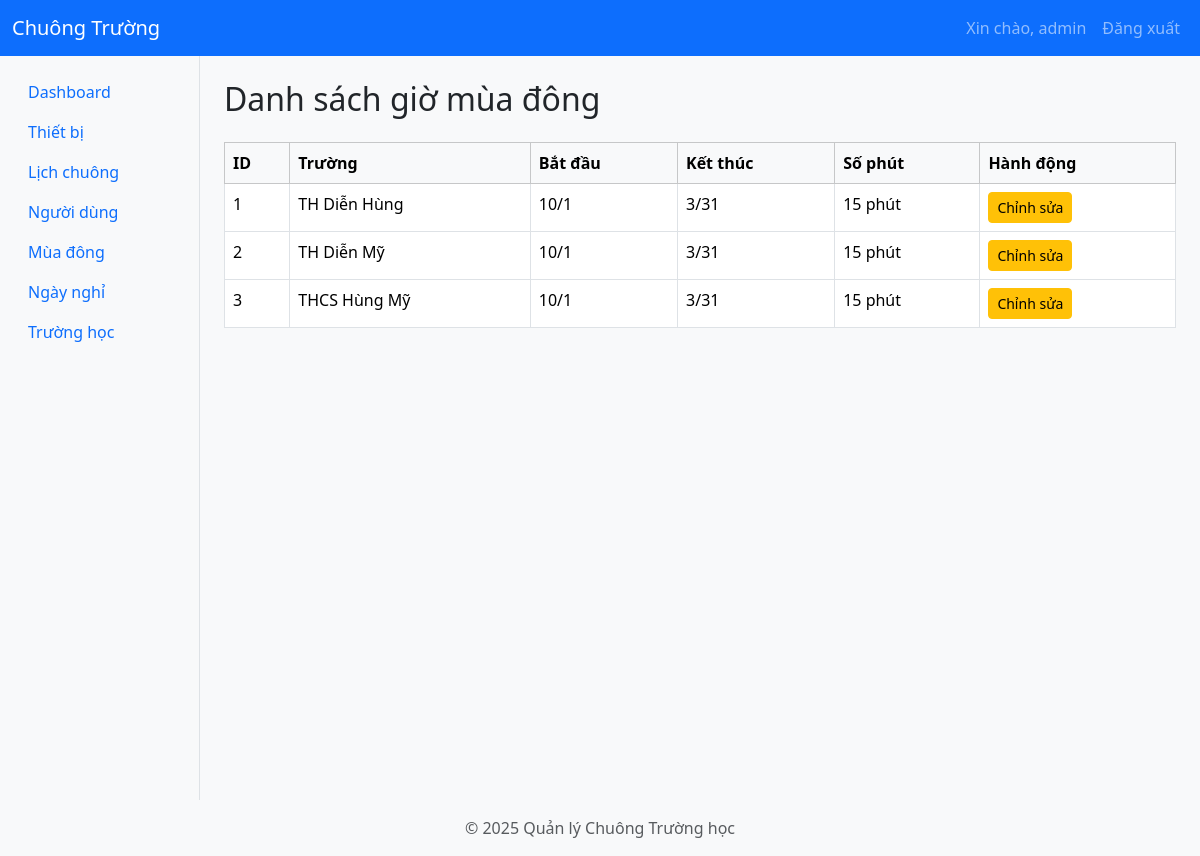
The page /seasons (signed in) on the database as committed earlier.
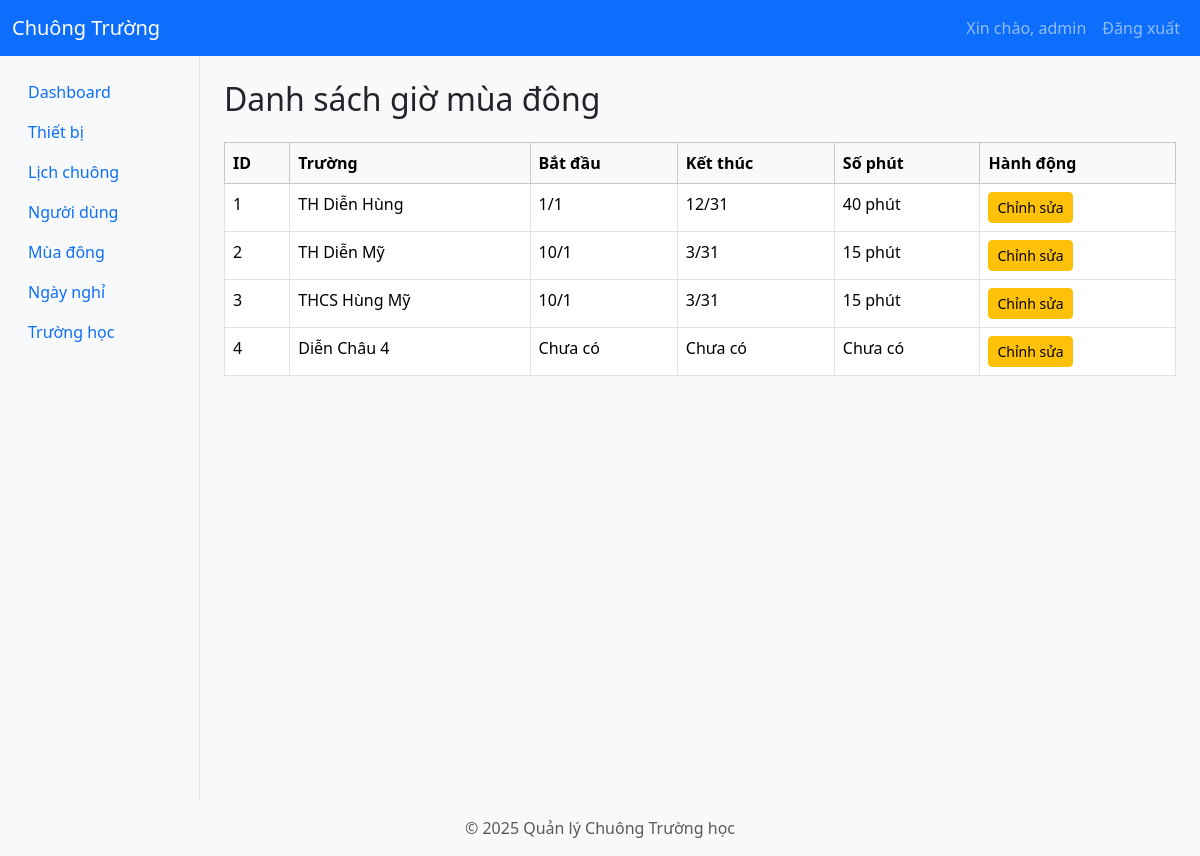
The same page on the database as committed later.
### app/models/school.py (models this page shows)
class School(db.Model):
    __tablename__ = "schools"
    id = db.Column(db.Integer, primary_key=True)
    name = db.Column(db.String(100), nullable=False)
    address = db.Column(db.String(200))
    phone = db.Column(db.String(20))
    users = db.relationship("User", back_populates="school", lazy="dynamic")
    devices = db.relationship("Device", back_populates="school", lazy=True)
    disabled_periods = db.relationship(
        "DisabledPeriod",
        back_populates="school",
        lazy=True
    )
    schedules = db.relationship("Schedule", back_populates="school", lazy=True)
    winter_shift = db.relationship(
        "app.models.winter_shift_config.WinterShiftConfig",
        backref="school_winter_shift",
        uselist=False,
        overlaps="winter_shift_config,school"
    )
    winter_shift_config = db.relationship(
        "app.models.winter_shift_config.WinterShiftConfig",
        backref="school_winter_shift_config",
        uselist=False,
        overlaps="school_winter_shift"
    )

### app/models/winter_shift_config.py (models this page shows)
class WinterShiftConfig(db.Model):
    __tablename__ = 'winter_shift_config'
    __table_args__ = {'extend_existing': True}  # Allow redefining the table if it already exists
    id = db.Column(db.Integer, primary_key=True)
    school_id = db.Column(db.Integer, db.ForeignKey('schools.id'), nullable=False, unique=True)
    start_month = db.Column(db.Integer, nullable=False, default=10)  # Default to October
    end_month = db.Column(db.Integer, nullable=False, default=3)    # Default to March
    morning_shift_minutes = db.Column(db.Integer, nullable=False, default=0)
    afternoon_shift_minutes = db.Column(db.Integer, nullable=False, default=0)
    school = db.relationship(
        'School',
        backref=db.backref('winter_shift_from_config', uselist=False),
        overlaps="winter_shift,winter_shift_config,school_winter_shift,school_winter_shift_config"
    )

### app/routes/season.py (the view)
@season_bp.route("/seasons", methods=["GET"])
@login_required
@admin_required
def list_seasons():
    schools = School.query.all()  # Removed joinedload(School.seasons) as season_config no longer exists
    print("Schools:", schools)
    return render_template('seasons.html', schools=schools)

### app/__init__.py (called while the page is built)
def create_app():
    app = Flask(__name__)
    app.config.from_object('app.config.Config')
    db.init_app(app)
    jwt.init_app(app)
    migrate.init_app(app, db)  # Bind Flask-Migrate to the app and db
    login_manager.init_app(app)  # Initialize Flask-Login
    login_manager.login_view = 'auth.login'  # Set the login view
    @app.context_processor
    def inject_user():
        from flask_login import current_user
        return dict(current_user=current_user)
    from app.utils.jwt_patch import apply_jwt_patch
    apply_jwt_patch()
    from app.routes import register_routes
    register_routes(app)
    def get_day_name(index):
        days = ['Thứ 2', 'Thứ 3', 'Thứ 4', 'Thứ 5', 'Thứ 6', 'Thứ 7', 'Chủ Nhật']
        return days[index]
    app.jinja_env.filters['get_day_name'] = get_day_name
    return app

### app/templates/seasons.html (shortened to what this page needs)
{% extends 'layout.html' %}
{% block content %}
<h2 class="mb-4">Danh sách giờ mùa đông</h2>
<table class="table table-bordered table-hover">
    <thead class="table-light">
        <tr>
            <th>ID</th>
            <th>Trường</th>
            <th>Bắt đầu</th>
            <th>Kết thúc</th>
            <th>Số phút</th>
            <th>Hành động</th>
        </tr>
    </thead>
    <tbody>
        {% for school in schools %}
        <tr>
            <td>{{ school.id }}</td>
            <td>{{ school.name }}</td>
            <td>{% if school.winter_shift_config %}{{ school.winter_shift_config.start_month }}/1{% else %}Chưa có{% endif %}</td>
            <td>{% if school.winter_shift_config %}{{ school.winter_shift_config.end_month }}/31{% else %}Chưa có{% endif %}</td>
            <td>{% if school.winter_shift_config %}{{ school.winter_shift_config.morning_shift_minutes }} phút{% else %}Chưa có{% endif %}</td>
            <td>
                <a href="/seasons/edit/{{ school.id }}" class="btn btn-sm btn-warning">Chỉnh sửa</a>
            </td>
        </tr>
        {% endfor %}
    </tbody>
</table>
{% endblock %}

Rows that differ between the two databases and show on the page:
changed through a linked row, School "TH Diễn Hùng": winter_shift_config.start_month "10" → "1"; winter_shift_config.end_month "3" → "12"; winter_shift_config.morning_shift_minutes "15" → "40"
added School: id "4", name "Diễn Châu 4", shows "Chưa có"
